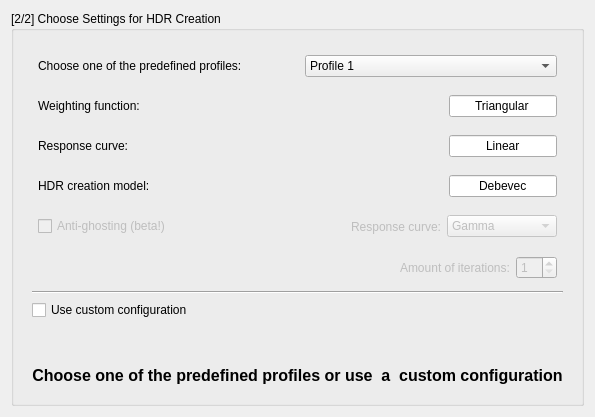
       <widget class="QWidget" name="chooseHDRconfig">
        <layout class="QGridLayout" name="gridLayout_5">
         <item row="0" column="0">
          <widget class="QGroupBox" name="groupBox_2">
           <property name="title">
            <string>[2/2] Choose Settings for HDR Creation</string>
           </property>
           <layout class="QGridLayout" name="gridLayout_4">
            <item row="0" column="0">
             <layout class="QVBoxLayout" name="verticalLayout_6">
              <property name="spacing">
               <number>6</number>
              </property>
              <property name="margin">
               <number>9</number>
              </property>
              <item>
               <layout class="QHBoxLayout">
                <property name="spacing">
                 <number>14</number>
                </property>
                <property name="margin">
                 <number>6</number>
                </property>
                <item>
                 <widget class="QLabel" name="label_predef_configs">
                  <property name="text">
                   <string>Choose one of the predefined profiles:</string>
                  </property>
                  <property name="alignment">
                   <set>Qt::AlignJustify|Qt::AlignVCenter</set>
                  </property>
                  <property name="wordWrap">
                   <bool>true</bool>
                  </property>
                 </widget>
                </item>
                <item>
                 <widget class="QComboBox" name="predefConfigsComboBox">
                  <property name="toolTip">
                   <string>&lt;!DOCTYPE HTML PUBLIC &quot;-//W3C//DTD HTML 4.0//EN&quot; &quot;http://www.w3.org/TR/REC-html40/strict.dtd&quot;&gt;
&lt;html&gt;&lt;head&gt;&lt;meta name=&quot;qrichtext&quot; content=&quot;1&quot; /&gt;&lt;style type=&quot;text/css&quot;&gt;
p, li { white-space: pre-wrap; }
&lt;/style&gt;&lt;/head&gt;&lt;body style=&quot; font-family:'DejaVu Sans'; font-size:9pt; font-weight:400; font-style:normal;&quot;&gt;
&lt;p style=&quot; margin-top:0px; margin-bottom:0px; margin-left:0px; margin-right:0px; -qt-block-indent:0; text-indent:0px;&quot;&gt;&lt;span style=&quot; font-family:'Sans Serif';&quot;&gt;The first predefined profile in the list usually leads to best results. Change it only if the resulting HDR image is not good enough.&lt;/span&gt;&lt;/p&gt;&lt;/body&gt;&lt;/html&gt;</string>
                  </property>
                  <item>
                   <property name="text">
                    <string>Profile 1</string>
                   </property>
                  </item>
                  <item>
                   <property name="text">
                    <string>Profile 2</string>
                   </property>
                  </item>
                  <item>
                   <property name="text">
                    <string>Profile 3</string>
                   </property>
                  </item>
                  <item>
                   <property name="text">
                    <string>Profile 4</string>
                   </property>
                  </item>
                  <item>
                   <property name="text">
                    <string>Profile 5</string>
                   </property>
                  </item>
                  <item>
                   <property name="text">
                    <string>Profile 6</string>
                   </property>
                  </item>
                 </widget>
                </item>
               </layout>
              </item>
              <item>
               <layout class="QHBoxLayout">
                <property name="spacing">
                 <number>6</number>
                </property>
                <property name="margin">
                 <number>6</number>
                </property>
                <item>
                 <widget class="QLabel" name="label_weights">
                  <property name="text">
                   <string>Weighting function:</string>
                  </property>
                 </widget>
                </item>
                <item>
                 <spacer>
                  <property name="orientation">
                   <enum>Qt::Horizontal</enum>
                  </property>
                  <property name="sizeHint" stdset="0">
                   <size>
                    <width>112</width>
                    <height>20</height>
                   </size>
                  </property>
                 </spacer>
                </item>
                <item>
                 <widget class="QLineEdit" name="lineEdit_showWeight">
                  <property name="sizePolicy">
                   <sizepolicy hsizetype="Fixed" vsizetype="Fixed">
                    <horstretch>0</horstretch>
                    <verstretch>0</verstretch>
                   </sizepolicy>
                  </property>
                  <property name="text">
                   <string>Triangular</string>
                  </property>
                  <property name="alignment">
                   <set>Qt::AlignHCenter</set>
                  </property>
                  <property name="readOnly">
                   <bool>true</bool>
                  </property>
                 </widget>
                </item>
               </layout>
              </item>
              <item>
               <layout class="QHBoxLayout">
                <property name="spacing">
                 <number>6</number>
                </property>
                <property name="margin">
                 <number>6</number>
                </property>
                <item>
                 <widget class="QLabel" name="label_resp">
                  <property name="text">
                   <string>Response curve:</string>
                  </property>
                 </widget>
                </item>
                <item>
                 <spacer>
                  <property name="orientation">
                   <enum>Qt::Horizontal</enum>
                  </property>
                  <property name="sizeHint" stdset="0">
                   <size>
                    <width>120</width>
                    <height>20</height>
                   </size>
                  </property>
                 </spacer>
                </item>
                <item>
                 <widget class="QLineEdit" name="lineEdit_show_resp">
                  <property name="sizePolicy">
                   <sizepolicy hsizetype="Fixed" vsizetype="Fixed">
                    <horstretch>0</horstretch>
                    <verstretch>0</verstretch>
                   </sizepolicy>
                  </property>
                  <property name="text">
                   <string>Linear</string>
                  </property>
                  <property name="alignment">
                   <set>Qt::AlignHCenter</set>
                  </property>
                  <property name="readOnly">
                   <bool>true</bool>
                  </property>
                 </widget>
                </item>
               </layout>
              </item>
              <item>
               <layout class="QHBoxLayout">
                <property name="spacing">
                 <number>6</number>
                </property>
                <property name="margin">
                 <number>6</number>
                </property>
                <item>
                 <widget class="QLabel" name="label_model">
                  <property name="text">
                   <string>HDR creation model:</string>
                  </property>
                 </widget>
                </item>
                <item>
                 <spacer>
                  <property name="orientation">
                   <enum>Qt::Horizontal</enum>
                  </property>
                  <property name="sizeHint" stdset="0">
                   <size>
                    <width>107</width>
                    <height>20</height>
                   </size>
                  </property>
                 </spacer>
                </item>
                <item>
                 <widget class="QLineEdit" name="lineEdit_showmodel">
                  <property name="sizePolicy">
                   <sizepolicy hsizetype="Fixed" vsizetype="Fixed">
                    <horstretch>0</horstretch>
                    <verstretch>0</verstretch>
                   </sizepolicy>
                  </property>
                  <property name="text">
                   <string>Debevec</string>
                  </property>
                  <property name="alignment">
                   <set>Qt::AlignHCenter</set>
                  </property>
                  <property name="readOnly">
                   <bool>true</bool>
                  </property>
                 </widget>
                </item>
               </layout>
              </item>
              <item>
               <layout class="QHBoxLayout">
                <property name="spacing">
                 <number>6</number>
                </property>
                <property name="margin">
                 <number>6</number>
                </property>
                <item>
                 <widget class="QCheckBox" name="antighostingCheckBox">
                  <property name="enabled">
                   <bool>false</bool>
                  </property>
                  <property name="text">
                   <string>Anti-ghosting (beta!)</string>
                  </property>
                 </widget>
                </item>
                <item>
                 <spacer>
                  <property name="orientation">
                   <enum>Qt::Horizontal</enum>
                  </property>
                  <property name="sizeHint" stdset="0">
                   <size>
                    <width>72</width>
                    <height>23</height>
                   </size>
                  </property>
                 </spacer>
                </item>
                <item>
                 <widget class="QLabel" name="label_RespCurve_Antighost">
                  <property name="enabled">
                   <bool>false</bool>
                  </property>
                  <property name="text">
                   <string>Response curve:</string>
                  </property>
                 </widget>
                </item>
                <item>
                 <widget class="QComboBox" name="antighostRespCurveCombobox">
                  <property name="enabled">
                   <bool>false</bool>
                  </property>
                  <property name="minimumSize">
                   <size>
                    <width>110</width>
                    <height>0</height>
                   </size>
                  </property>
                  <item>
                   <property name="text">
                    <string>Gamma</string>
                   </property>
                  </item>
                  <item>
                   <property name="text">
                    <string>Linear</string>
                   </property>
                  </item>
                  <item>
                   <property name="text">
                    <string>Log</string>
                   </property>
                  </item>
                  <item>
                   <property name="text">
                    <string>Calibration</string>
                   </property>
                  </item>
                 </widget>
                </item>
               </layout>
              </item>
              <item>
               <layout class="QHBoxLayout">
                <property name="spacing">
                 <number>6</number>
                </property>
                <property name="margin">
                 <number>6</number>
                </property>
                <item>
                 <spacer>
                  <property name="orientation">
                   <enum>Qt::Horizontal</enum>
                  </property>
                  <property name="sizeHint" stdset="0">
                   <size>
                    <width>80</width>
                    <height>20</height>
                   </size>
                  </property>
                 </spacer>
                </item>
                <item>
                 <widget class="QLabel" name="label_Iterations">
                  <property name="enabled">
                   <bool>false</bool>
                  </property>
                  <property name="text">
                   <string>Amount of iterations:</string>
                  </property>
                 </widget>
                </item>
                <item>
                 <widget class="QSpinBox" name="spinBoxIterations">
                  <property name="enabled">
                   <bool>false</bool>
                  </property>
                  <property name="toolTip">
                   <string>Keep it small</string>
                  </property>
                  <property name="minimum">
                   <number>1</number>
                  </property>
                  <property name="maximum">
                   <number>22</number>
                  </property>
                  <property name="value">
                   <number>1</number>
                  </property>
                 </widget>
                </item>
               </layout>
              </item>
              <item>
               <widget class="Line" name="line_2">
                <property name="orientation">
                 <enum>Qt::Horizontal</enum>
                </property>
               </widget>
              </item>
              <item>
               <widget class="QCheckBox" name="customConfigCheckBox">
                <property name="toolTip">
                 <string>Use this only if the default profiles above do not yield good results</string>
                </property>
                <property name="text">
                 <string>Use custom configuration</string>
                </property>
               </widget>
              </item>
              <item>
               <spacer>
                <property name="orientation">
                 <enum>Qt::Vertical</enum>
                </property>
                <property name="sizeHint" stdset="0">
                 <size>
                  <width>20</width>
                  <height>40</height>
                 </size>
                </property>
               </spacer>
              </item>
              <item>
               <widget class="QLabel" name="settings_label">
                <property name="text">
                 <string>&lt;!DOCTYPE HTML PUBLIC &quot;-//W3C//DTD HTML 4.0//EN&quot; &quot;http://www.w3.org/TR/REC-html40/strict.dtd&quot;&gt;
&lt;html&gt;&lt;head&gt;&lt;meta name=&quot;qrichtext&quot; content=&quot;1&quot; /&gt;&lt;style type=&quot;text/css&quot;&gt;
p, li { white-space: pre-wrap; }
&lt;/style&gt;&lt;/head&gt;&lt;body style=&quot; font-family:'Sans Serif'; font-size:10pt; font-weight:400; font-style:normal;&quot;&gt;
&lt;p align=&quot;center&quot; style=&quot; margin-top:0px; margin-bottom:0px; margin-left:0px; margin-right:0px; -qt-block-indent:0; text-indent:0px;&quot;&gt;&lt;span style=&quot; font-size:12pt; font-weight:600;&quot;&gt;Choose one of the predefined profiles or use  a  custom configuration&lt;/span&gt;&lt;/p&gt;&lt;/body&gt;&lt;/html&gt;</string>
                </property>
               </widget>
              </item>
             </layout>
            </item>
           </layout>
           <zorder></zorder>
          </widget>
         </item>
        </layout>
       </widget>
